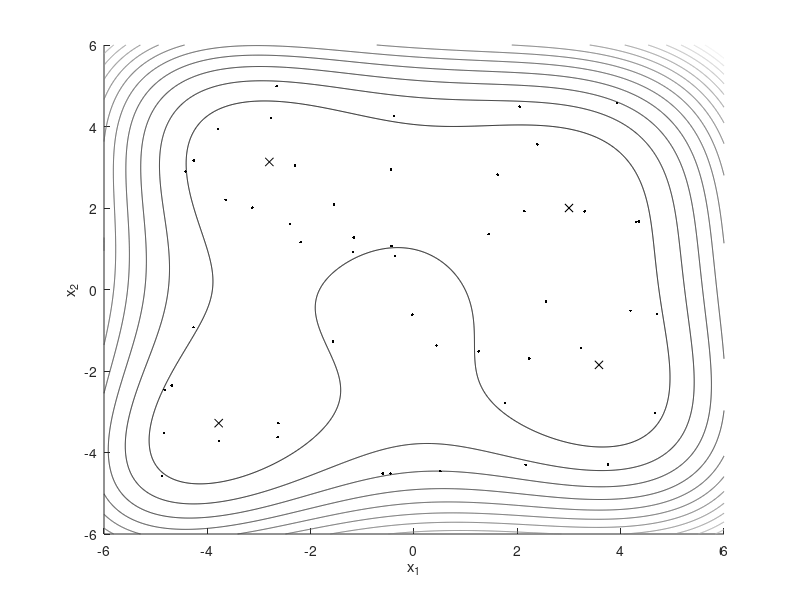
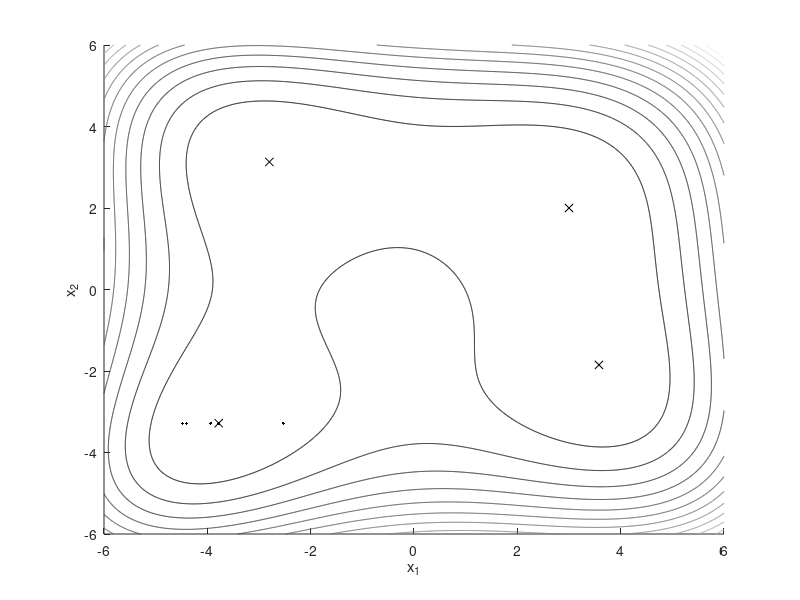
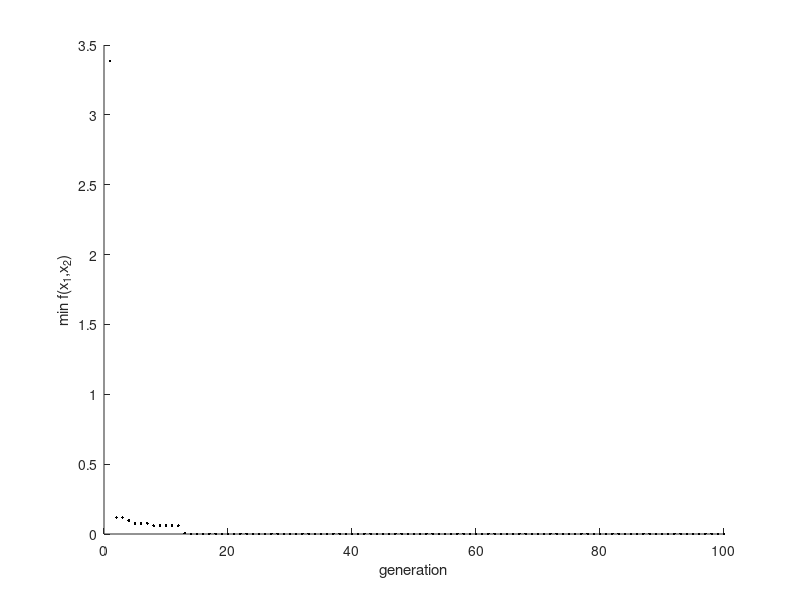
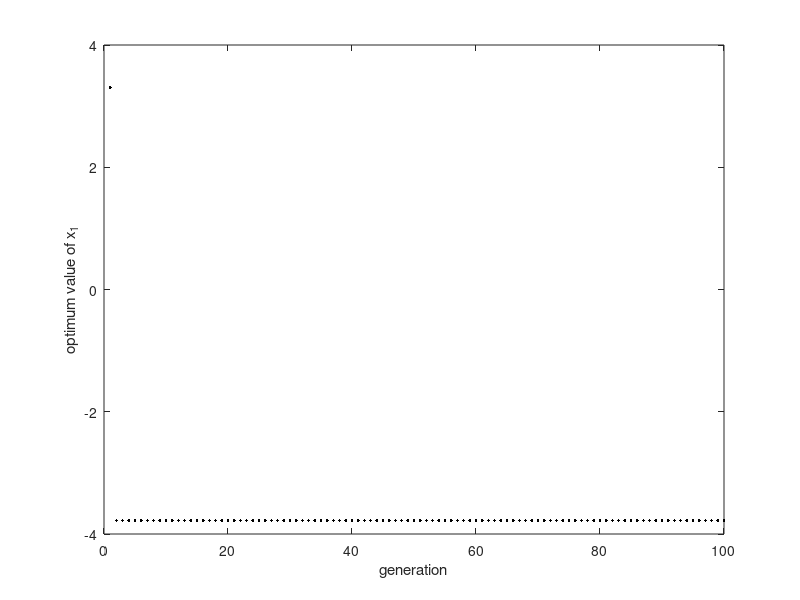

Reproduce these figures in MATLAB, in order.
%m-file Genetic Algorithm simulation,  written by Mojtaba Eslami

clear all

m = 50; % number of strings in mating pool
n = 2;  % number of variables
q = 11; % number fo bits
l = 2*q;
Pc = 0.85;
%Pm = 0.01;
xu = 5;
xl = -5;

PR = 5;
PC = ceil(Pc*m); 
PM = m-(PR+PC);

best(1) = 1000;

x = [-6:0.01:6]; 
y = [-6:0.01:6]; 
for i=1:length(x)
    for j=1:length(y)
        f(j,i) = (x(i)^2+y(j)-11)^2+(x(i)+y(j)^2-7)^2;
    end
end

figure(1);clf;hold on
contour(x,y,f,15)
plot(3,2,'xk')
plot(-2.8,3.13,'xk')
plot(-3.78,-3.28,'xk')
plot(3.58,-1.85,'xk')

xlabel('x_1')
ylabel('x_2')
colormap(gray)

clear x

% creating the initial mating pool
for k=1:m
    mat_pool(k,:) = round(rand(1,l));
end

for k=1:m
    x(k,1) = xl+(xu-xl)/(2^q-1)*bin2dec(num2str(mat_pool(k,1:q)));
    x(k,2) = xl+(xu-xl)/(2^q-1)*bin2dec(num2str(mat_pool(k,q+1:l)));
end

plot(x(:,1),x(:,2),'k.')

for v=1:100
    
    for k=1:m
        x(k,1) = xl+(xu-xl)/(2^q-1)*bin2dec(num2str(mat_pool(k,1:q)));
        x(k,2) = xl+(xu-xl)/(2^q-1)*bin2dec(num2str(mat_pool(k,q+1:l)));
        F(k,1) = 1/((x(k,1)^2+x(k,2)-11)^2+(x(k,1)+x(k,2)^2-7)^2);
    end

    
    % roulette wheel selection
    p = F/sum(F);
    P = cumsum(p);

    for k=1:PR
        pointr = find(P>rand,1);
        mat_pool_new(k,:) = mat_pool(pointr,:);
    end
    
    
    
    % elite selection
%     temp2 = sort(F,'descend');
%     for k=1:PR
%         pointr = find(F==temp2(k),1);
%         mat_pool_new(k,:) = mat_pool(pointr,:);
%     end
        
    

    % implementation of the single point crossover
    for k=1:2:PC 
        parent1 = mat_pool(ceil(m*rand),:);
        parent2 = mat_pool(ceil(m*rand),:);
        pointr = ceil(l*rand);
        temp = parent1(pointr:l);
        parent1(pointr:l) = parent2(pointr:l);
        parent2(pointr:l) = temp;
        mat_pool_new(k+PR,:) = parent1;
        mat_pool_new(k+PR+1,:) = parent2;
    end

    % implementation of mutation
    for k=1:PM
        temp = mat_pool(ceil(m*rand),:);
        a = ceil(rand*l);
        if temp(a)==1
            temp(a) = 0;
        else
            temp(a) = 1;
        end
        mat_pool_new(PR+PC+k,:) = temp;
    end

    mat_pool = mat_pool_new;
    
    if 1/max(F)<min(best)
        best(v) = 1/max(F);
        best_location = find(F==max(F),1);
        x_opt(v,:) = x(best_location,:);
    else
        best(v) = min(best);
        x_opt(v,:) = x_opt(v-1,:);
    end
    
    
end

figure(2);clf;hold on

plot(x(:,1),x(:,2),'k.')

colormap(gray)

x = [-6:0.01:6];
y = [-6:0.01:6];
for i=1:length(x)
    for j=1:length(y)
        f(j,i) = (x(i)^2+y(j)-11)^2+(x(i)+y(j)^2-7)^2;
    end
end
contour(x,y,f,15)
plot(3,2,'xk')
plot(-2.8,3.13,'xk')
plot(-3.78,-3.28,'xk')
plot(3.58,-1.85,'xk')


xlabel('x_1')
ylabel('x_2')

figure(3);clf;hold on
plot(best,'k.')
xlabel('generation')
ylabel('min f(x_1,x_2)')

figure(4)
plot(x_opt(:,1),'k.')
xlabel('generation')
ylabel('optimum value of x_1')
figure(5)
plot(x_opt(:,2),'k.')
xlabel('generation')
ylabel('optimum value of x_2')

x_opt(end,:)
